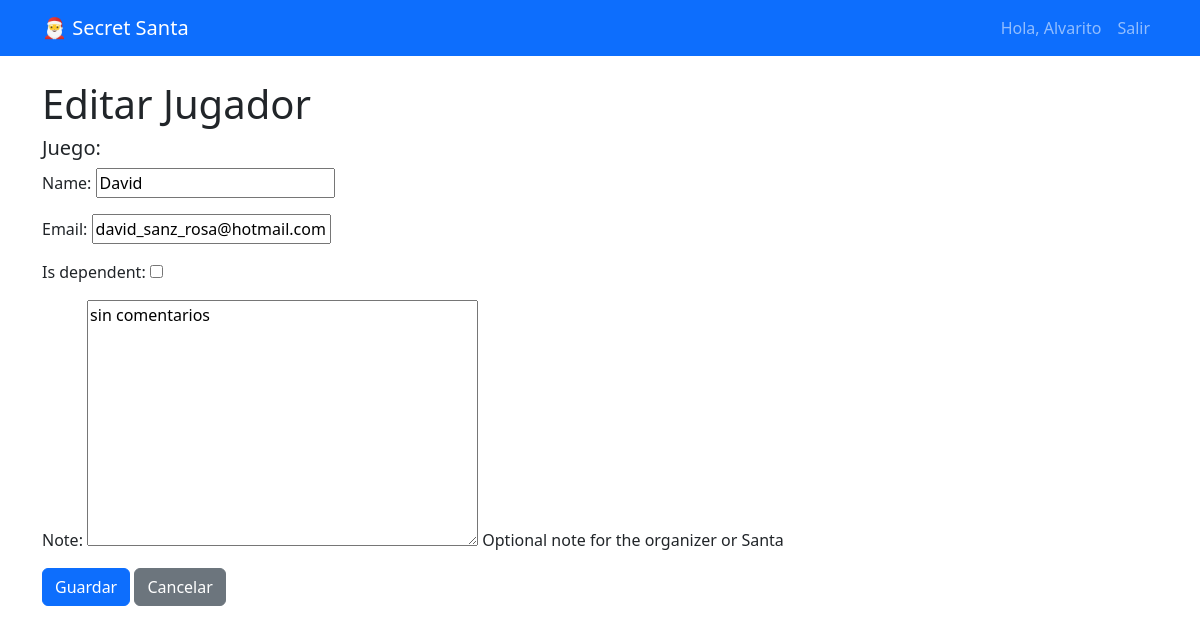
The app's page /player/22/edit/ (signed in) with its own data.
### secretsanta/models.py (models this page shows, shortened)
class Player(models.Model):
    game = models.ForeignKey(Game, on_delete=models.CASCADE, related_name='players')
    name = models.CharField(max_length=100)
    email = models.EmailField()
    is_dependent = models.BooleanField(default=False)
    note = models.TextField(blank=True, help_text="Optional note for the organizer or Santa")

### secretsanta/views.py (the view, shortened to what this page needs)
# urls.py: path('player/<int:pk>/edit/', views.PlayerUpdateView.as_view(), name='player_edit'),
class PlayerUpdateView(LoginRequiredMixin, UpdateView):
    model = Player
    form_class = PlayerForm
    template_name = 'secretsanta/player_form.html'
    def get_queryset(self):
        return Player.objects.filter(game__owner=self.request.user)

### secretsanta/views.py
class PlayerForm(forms.ModelForm):
    class Meta:
        model = Player
        fields = ['name', 'email', 'is_dependent', 'note']

### secretsanta/templates/secretsanta/player_form.html (shortened to what this page needs)
{% extends 'base.html' %}
{% block content %}
<h1>{% if form.instance.pk %}Editar{% else %}Añadir{% endif %} Jugador</h1>
<h5>Juego: {{ game.name }}</h5>
<form method="post">
    {{ form.as_p }}
    <button type="submit" class="btn btn-primary">Guardar</button>
    <a href="{% url 'game_detail' game.pk %}" class="btn btn-secondary">Cancelar</a>
</form>
{% endblock %}

### secretsanta/templates/base.html (shortened to what this page needs)
<!DOCTYPE html>
<html lang="es">
<head>
    <link href="https://cdn.jsdelivr.net/npm/bootstrap@5.3.0/dist/css/bootstrap.min.css" rel="stylesheet">
</head>
<body>
    <nav class="navbar navbar-expand-lg navbar-dark bg-primary mb-4">
        <div class="container">
            <a class="navbar-brand" href="{% url 'game_list' %}">🎅 Secret Santa</a>
            <div class="collapse navbar-collapse" id="navbarNav">
                <ul class="navbar-nav ms-auto">
                    {% if user.is_authenticated %}
                        <li class="nav-item">
                            <span class="nav-link">Hola, {{ user.username }}</span>
                        </li>
                        <li class="nav-item">
                            <form action="{% url 'logout' %}" method="post" class="d-inline">
                                <button type="submit" class="btn btn-link nav-link">Salir</button>
                            </form>
                        </li>
                    {% else %}
                        <li class="nav-item">
                            <a class="nav-link" href="{% url 'login' %}">Entrar</a>
                        </li>
                    {% endif %}
                </ul>
            </div>
        </div>
    </nav>
    <div class="container">
        {% block content %}{% endblock %}
    </div>
</body>
</html>

### records on screen
Player: name "David", email "david_sanz_rosa@hotmail.com", note "sin comentarios"

### other values on screen
{{ user.username }} "Alvarito"
